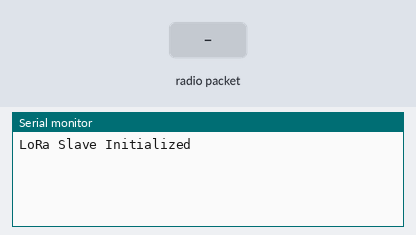
Simulated run of this program. Board: ESP32. Parts: the last lines printed to the serial monitor. Inputs (shaded band) come from the test bench. No radio packets arrive unless stated.

Above: at 1.2 s.
1.3 s: radio packet "1" arrives
At 2.2 s:
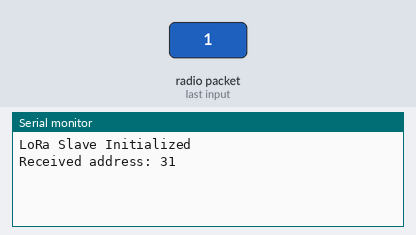
2.8 s: radio packet "0" arrives
At 3.4 s:
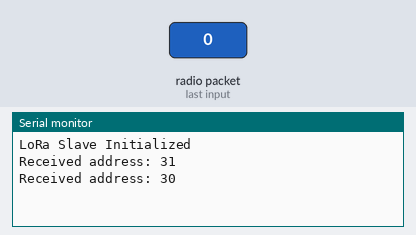
4.3 s: radio packet "2" arrives
At 5.7 s:
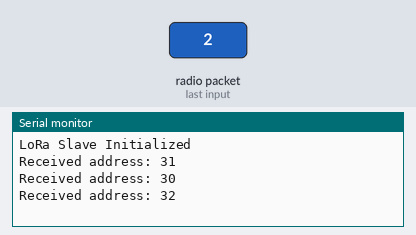

The program:

main.cpp
```cpp
#include <SPI.h>
#include <LoRa.h>
#include <TaskScheduler.h>

const int csPin = 5;     // LoRa radio chip select
const int resetPin = 14; // LoRa radio reset
const int irqPin = 2;    // LoRa radio interrupt

const long frequency = 433E6; // LoRa frequency
const int masterAddress = 0xFF; // Master address

Scheduler ts;

void checkForPacket();
void sendMacAddress();

// Task definitions
Task tCheckForPacket(100, TASK_FOREVER, &checkForPacket, &ts);
Task tSendMacAddress(100, TASK_ONCE, &sendMacAddress, &ts);

void setup() {
  Serial.begin(115200);
  while (!Serial);

  LoRa.setPins(csPin, resetPin, irqPin);

  if (!LoRa.begin(frequency)) {
    Serial.println("Starting LoRa failed!");
    while (1);
  }

  Serial.println("LoRa Slave Initialized");

  // Start the tasks
  tCheckForPacket.enable();
}

void loop() {
  // Task scheduler loop
  ts.execute();
}

void checkForPacket() {
  int packetSize = LoRa.parsePacket();
  if (packetSize) {
    Serial.print("Received address: ");

    // Read the packet content
    while (LoRa.available()) {
      char received = LoRa.read();
      Serial.print(received, HEX);

      if (received == masterAddress) {
        tSendMacAddress.enable();
      }
    }
    Serial.println();
  }
}

void sendMacAddress() {
  Serial.print("Sending MAC address to master: 0x");
  Serial.println(masterAddress, HEX);

  LoRa.beginPacket();
  LoRa.write(masterAddress);
  LoRa.endPacket();
}
```

Measured:
- after the input at 1.3 s, the serial monitor: prints a new line at once (image 1)
- after the input at 2.8 s, the serial monitor: prints a new line at once (image 2)
- after the input at 4.3 s, the serial monitor: prints a new line at once (image 3)
